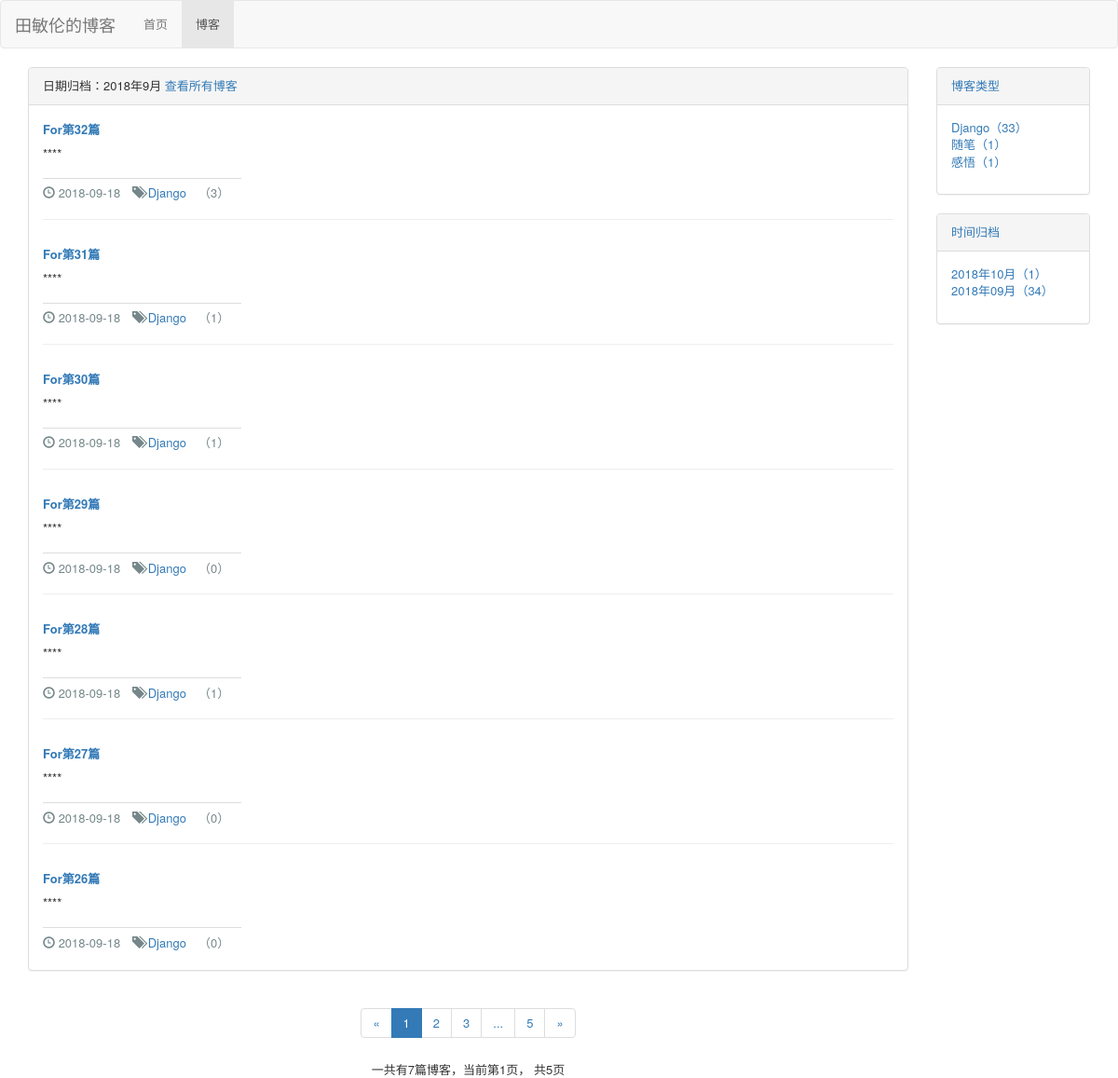
Before: /blog/date/2018/9 with the older database file.
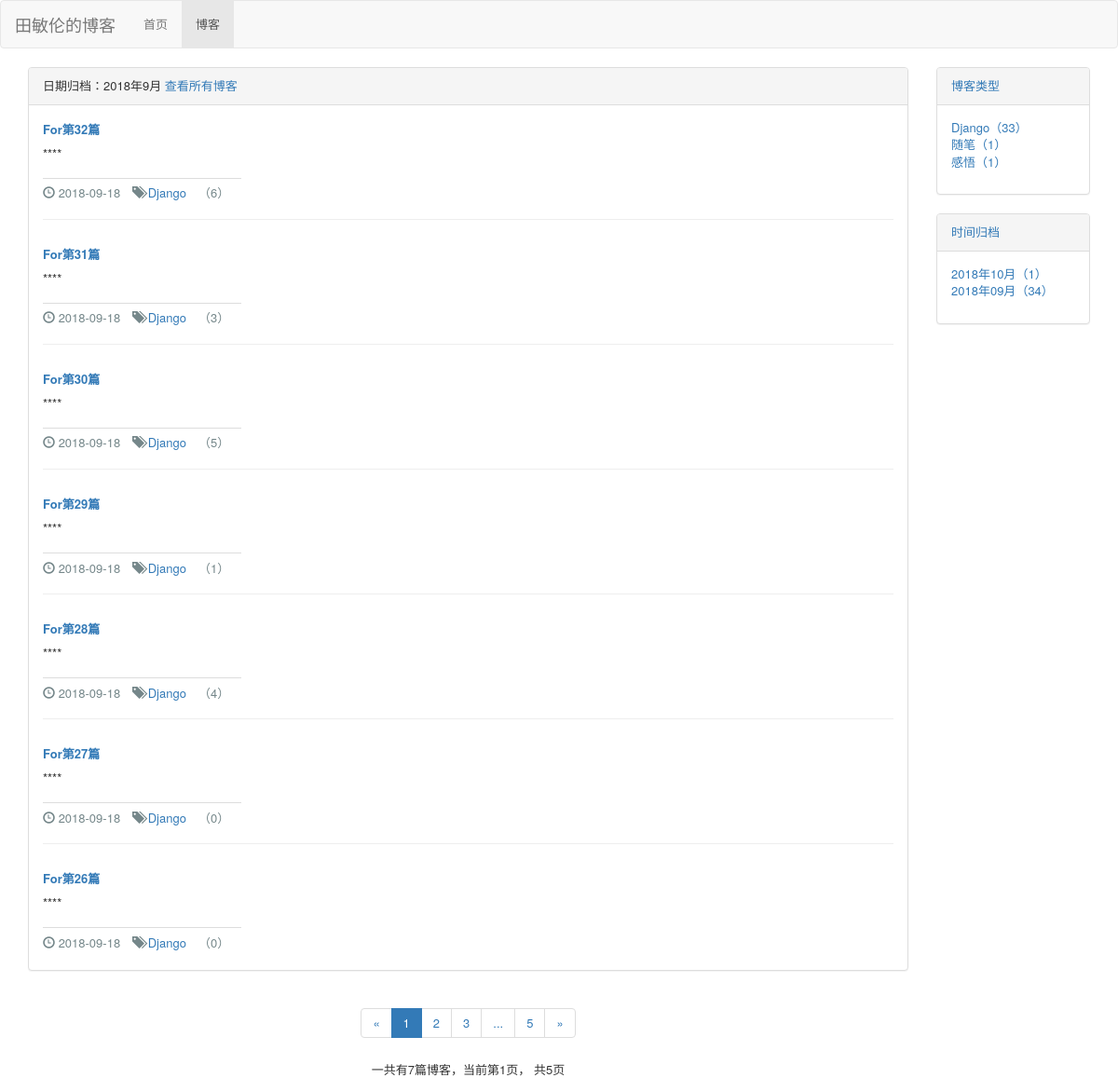
After: the same page with the newer database file.
### blog/models.py (models this page shows, shortened)
class Blog(models.Model,ReadNumExtensionMethods):
    title = models.CharField(max_length=20,verbose_name='标题')
    content = RichTextUploadingField()
    blog_type = models.ForeignKey(BlogType,on_delete=models.DO_NOTHING,verbose_name='博客类型')#删除博客不删除作者
    read_details = GenericRelation(ReadNumDate)#反向查询,因为只需要用Blog,可以blog.title,blog.pk
    author = models.ForeignKey(User, on_delete=models.DO_NOTHING,verbose_name='作者')
    created_time = models.DateTimeField(auto_now_add=True,verbose_name='创建时间')#修改时不可以改变
    last_updated_time = models.DateTimeField(auto_now=True,verbose_name='修改时间')
    class Meta:
        ordering = ['-created_time',]
        verbose_name="博客"
        verbose_name_plural="博客"

class BlogType(models.Model):
    type_name = models.CharField(max_length=15,verbose_name='类型')
    def __str__(self):#不加只能显示出对象,不能显示类型名
        return self.type_name
    class Meta:
        verbose_name="博客类型"
        verbose_name_plural="博客类型"

### read_startistics/models.py (models this page shows)
class ReadNum(models.Model):
    read_num = models.IntegerField(default=0)
    content_type = models.ForeignKey(ContentType, on_delete=models.DO_NOTHING)
    object_id = models.PositiveIntegerField()
    content_object = GenericForeignKey('content_type', 'object_id')
    class Meta:
        verbose_name="具体哪一篇的阅读数量"
        verbose_name_plural="具体哪一篇的阅读数量"

### blog/views.py (the view)
# urls.py: path('date/<int:year>/<int:month>',views.blog_date, name="blog_date"),
def blog_date(request,year,month):
    blog_all_list = Blog.objects.filter(created_time__year=year,created_time__month=month)
    context = get_blog_list_common_data(request,blog_all_list)
    context['blog_date'] = "%s年%s月" % (year, month)  # 当前的年月
    return render(request,'blog/blog_date.html',context)

### read_startistics/models.py (called while the page is built)
    def get_read_num(self):
        try:
            ct = ContentType.objects.get_for_model(self)
            readnum = ReadNum.objects.get(content_type=ct, object_id=self.pk)
            return readnum.read_num
        except exceptions.ObjectDoesNotExist:
            return 0

### blog/templates/blog/blog_date.html
{% extends 'blog/blog_list.html' %}
{% block blog_list_title %}
    日期归档：{{ blog_date }}
    <a href="{% url 'blog_list' %}">查看所有博客</a>
{% endblock %}

### blog/templates/blog/blog_list.html (shortened to what the changed rows need)
{% extends 'base.html' %}
{% load staticfiles %}
{% block head_extend %}
    <link rel="stylesheet" type="text/css" href="{% static 'blog/blog_list.css' %}">
{% endblock %}
{% block content %}
    <div class="container">
        <div class="row">
            <div class="col-sm-8 col-md-9 col-lg-10">
                <div class="panel panel-default">
                    <div class="panel-body">
                        {% for blog in blogs %}
                            <div class="blog">
                                <div class="blog-title">
                                    <a href="{% url 'blog_detail' blog.pk %}" target="_block_">{{ blog.title }}</a>
                                </div>
                                <p>{{ blog.content|truncatechars_html:30 }}</p>
                                <div class="blog-tags">
                                    <ul>
                                        <li><span class="glyphicon glyphicon-time"></span>
                                        {{ blog.created_time|date:"Y-m-H" }}</li>
                                        <li>
                                            <span class="glyphicon glyphicon-tags"></span>
                                            <a href="{% url 'blog_type' blog.blog_type.pk %}">{{ blog.blog_type }}</a>
                                        </li>
                                        <li>（{{ blog.get_read_num }}）</li>
                                    </ul>
                                </div>
                            </div>
                        {% empty %}
                            <p>--暂无博客，敬请期待！--</p>
                        {% endfor %}
                    </div>
                </div>
            </div>
        </div>
    </div>
{% endblock %}

Changed rows visible on the page:
changed through a linked row, Blog "For第32篇": get_read_num "3" → "6"
changed through a linked row, Blog "For第31篇": get_read_num "1" → "3"
changed through a linked row, Blog "For第30篇": get_read_num "1" → "5"
computed for Blog "For第29篇": get_read_num "0" → "1"
changed through a linked row, Blog "For第28篇": get_read_num "1" → "4"
